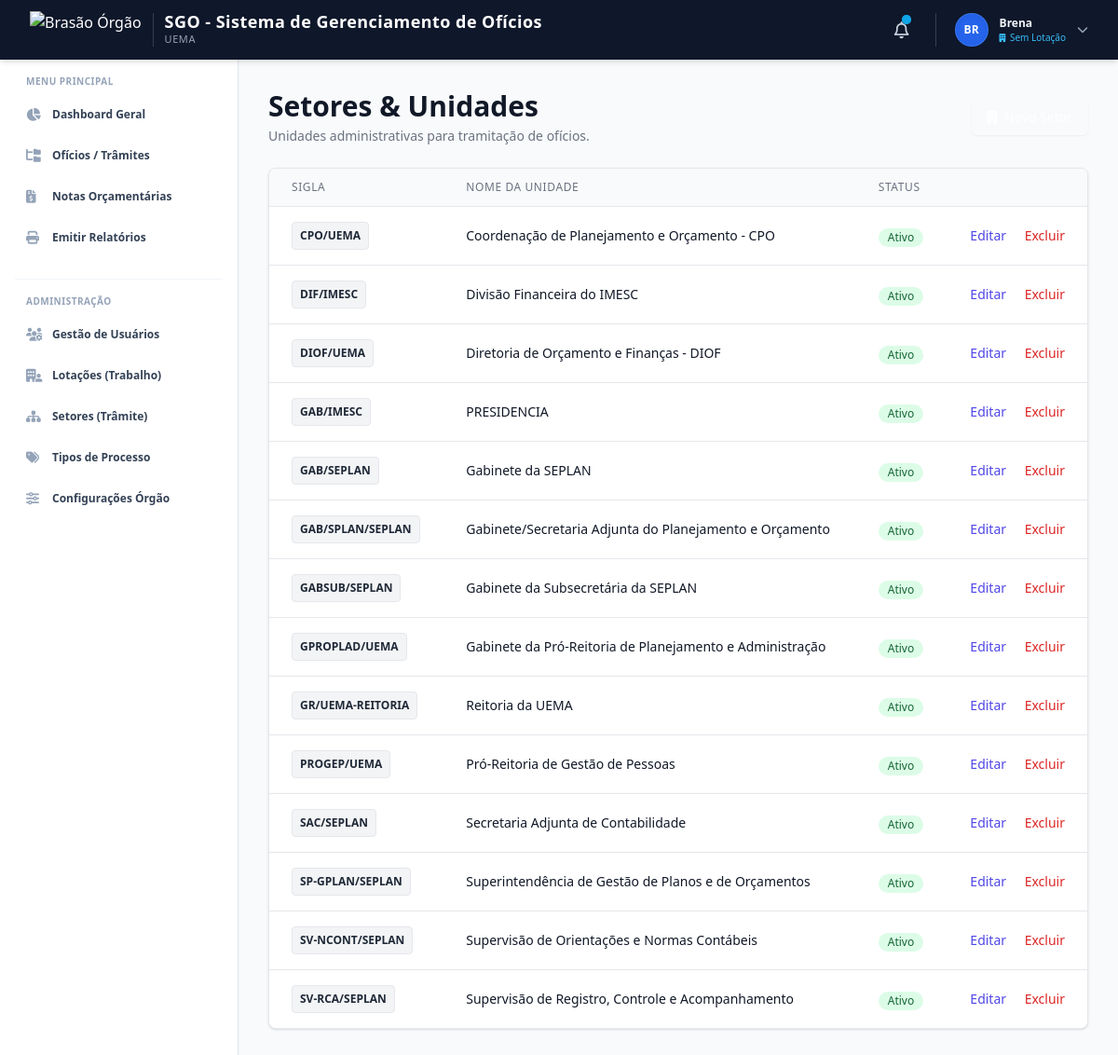
Screenshot of /admin/setores (signed in) with the database file from the repository.
### app/models.py (models this page shows, shortened)
class Configuracao(db.Model):
    __tablename__ = 'configuracoes'
    id = db.Column(db.Integer, primary_key=True)
    nome_sistema = db.Column(db.String(100), default='SGO')
    sigla_orgao = db.Column(db.String(20), default='UEMA')
    nome_departamento = db.Column(db.String(100), default='Coordenação de Planejamento e Orçamento')
    logo_url = db.Column(db.String(500), nullable=True, default='https://upload.wikimedia.org/wikipedia/commons/2/20/Bras%C3%A3o_UEMA.png')
    itens_por_pagina = db.Column(db.Integer, default=10)
    email_suporte = db.Column(db.String(120), nullable=True)
    modo_manutencao = db.Column(db.Boolean, default=False)

class User(UserMixin, db.Model):
    __tablename__ = 'users'
    id = db.Column(db.Integer, primary_key=True)
    nome = db.Column(db.String(100), nullable=False)
    email = db.Column(db.String(120), unique=True, nullable=False, index=True)
    password_hash = db.Column(db.String(256), nullable=False)
    perfil = db.Column(db.String(20), default='Usuario', nullable=False)
    ativo = db.Column(db.Boolean, default=True)
    lotacao_id = db.Column(db.Integer, db.ForeignKey('lotacoes.id'), nullable=True)
    created_at = db.Column(db.DateTime, default=datetime.datetime.now)
    updated_at = db.Column(db.DateTime, onupdate=datetime.datetime.now)
    oficios_criados = db.relationship('Oficio', backref='criador', lazy=True)
    setores_permitidos = db.relationship('Setor', secondary=usuario_setor, backref=db.backref('usuarios_vinculados', lazy='dynamic'))
    @property
    def password(self):
        """Impede a leitura direta da senha."""
        raise AttributeError('A senha não é um atributo legível!')

class Setor(db.Model):
    __tablename__ = 'setores'
    id = db.Column(db.Integer, primary_key=True)
    nome = db.Column(db.String(100), nullable=False)
    sigla = db.Column(db.String(20), nullable=False, unique=True)
    ativo = db.Column(db.Boolean, default=True)
    oficios_locais = db.relationship('Oficio', backref='setor_atual', lazy=True, foreign_keys='Oficio.setor_atual_id')
    oficios_emitidos = db.relationship('Oficio', backref='setor_emissor', lazy=True, foreign_keys='Oficio.setor_emissor_id')

### app/controllers/admin.py (the view)
@bp.route('/setores')
@login_required
@admin_required
def setores_list():
    setores = Setor.query.order_by(Setor.sigla).all()
    return render_template('admin/setores_list.html', setores=setores)

### app/templates/admin/setores_list.html (shortened to what this page needs)
{% extends "base/base.html" %}
{% block content %}
<div class="max-w-5xl mx-auto">
    <div class="md:flex md:items-center md:justify-between mb-6">
        <div class="flex-1 min-w-0">
            <h2 class="text-2xl font-bold leading-7 text-gray-900 sm:text-3xl sm:truncate">
                Setores & Unidades
            </h2>
            <p class="mt-1 text-sm text-gray-500">
                Unidades administrativas para tramitação de ofícios.
            </p>
        </div>
        <div class="mt-4 flex md:mt-0 md:ml-4">
            <a href="{{ url_for('admin.setor_create') }}" class="ml-3 inline-flex items-center px-4 py-2 border border-transparent rounded-md shadow-sm text-sm font-medium text-white bg-brand-600 hover:bg-brand-700">
                <i class="fas fa-building mr-2"></i> Novo Setor
            </a>
        </div>
    </div>
    <div class="bg-white shadow overflow-hidden sm:rounded-lg border border-gray-200">
        <div class="overflow-x-auto">
            <table class="min-w-full divide-y divide-gray-200">
                <thead class="bg-gray-50">
                    <tr>
                        <th scope="col" class="px-6 py-3 text-left text-xs font-medium text-gray-500 uppercase tracking-wider">Sigla</th>
                        <th scope="col" class="px-6 py-3 text-left text-xs font-medium text-gray-500 uppercase tracking-wider">Nome da Unidade</th>
                        <th scope="col" class="px-6 py-3 text-left text-xs font-medium text-gray-500 uppercase tracking-wider">Status</th>
                        <th scope="col" class="relative px-6 py-3"><span class="sr-only">Ações</span></th>
                    </tr>
                </thead>
                <tbody class="bg-white divide-y divide-gray-200">
                    {% for setor in setores %}
                    <tr class="hover:bg-gray-50 transition-colors">
                        <td class="px-6 py-4 whitespace-nowrap">
                            <span class="px-2 py-1 inline-flex text-xs leading-5 font-bold rounded bg-gray-100 text-gray-800 border border-gray-200">
                                {{ setor.sigla }}
                            </span>
                        </td>
                        <td class="px-6 py-4 whitespace-nowrap text-sm text-gray-900 font-medium">
                            {{ setor.nome }}
                        </td>
                        <td class="px-6 py-4 whitespace-nowrap">
                            {% if setor.ativo %}
                                <span class="inline-flex items-center px-2.5 py-0.5 rounded-full text-xs font-medium bg-green-100 text-green-800">
                                    Ativo
                                </span>
                            {% else %}
                                <span class="inline-flex items-center px-2.5 py-0.5 rounded-full text-xs font-medium bg-red-100 text-red-800">
                                    Inativo
                                </span>
                            {% endif %}
                        </td>
                        <td class="px-6 py-4 whitespace-nowrap text-right text-sm font-medium">
                            <a href="{{ url_for('admin.setor_edit', id=setor.id) }}" class="text-indigo-600 hover:text-indigo-900 mr-4">Editar</a>
                            <form action="{{ url_for('admin.setor_delete', id=setor.id) }}" method="POST" onsubmit="return confirm('Deseja excluir o setor {{ setor.sigla }}? Se houver ofícios vinculados, a exclusão será bloqueada.');" class="inline">
                                <button type="submit" class="text-red-600 hover:text-red-900 bg-transparent border-0 p-0 cursor-pointer">Excluir</button>
                            </form>
                        </td>
                    </tr>
                    {% else %}
                    <tr>
                        <td colspan="4" class="px-6 py-8 text-center text-gray-500">
                            Nenhum setor cadastrado.
                        </td>
                    </tr>
                    {% endfor %}
                </tbody>
            </table>
        </div>
    </div>
</div>
{% endblock %}

### app/templates/base/base.html (shortened to what this page needs)
<!DOCTYPE html>
<html lang="pt-br" class="h-full bg-slate-50">
<head>
    <script src="https://cdn.tailwindcss.com"></script>
    <link rel="stylesheet" href="https://cdnjs.cloudflare.com/ajax/libs/font-awesome/6.4.0/css/all.min.css">
    <link rel="stylesheet" href="{{ url_for('static', filename='css/style.css') }}">
</head>
<body class="h-full antialiased text-slate-700 bg-slate-50 font-sans" x-data="{ sidebarOpen: false }">
    <div class="min-h-full flex flex-col">
        <header class="bg-slate-900 text-white sticky top-0 z-30 shadow-md">
            <div class="px-4 sm:px-6 lg:px-8 h-16 flex items-center justify-between">
                <div class="flex items-center gap-4">
                    <a href="{{ url_for('main.index') }}" class="flex items-center gap-3 group">
                        <img src="{{ config_sistema.logo_url if config_sistema and config_sistema.logo_url else 'https://upload.wikimedia.org/wikipedia/commons/2/20/Bras%C3%A3o_UEMA.png' }}"
                             alt="Brasão Órgão"
                             class="h-10 w-auto object-contain transition-transform group-hover:scale-105">
                        <div class="border-l border-slate-700 pl-3">
                            <span class="font-bold text-lg leading-none block text-white tracking-wide">{{ config_sistema.nome_sistema if config_sistema else 'SGO' }}</span>
                            <span class="text-[11px] text-slate-400 block mt-0.5 uppercase tracking-wider font-medium">{{ config_sistema.sigla_orgao if config_sistema else 'UEMA' }}</span>
                        </div>
                    </a>
                </div>
                <div class="flex items-center gap-3 sm:gap-5">
                    <div class="relative" x-data="{ open: false }">
                        <button @click="open = !open"
                                type="button"
                                class="relative p-2 text-slate-300 hover:text-white hover:bg-slate-800 rounded-full focus:outline-none transition-colors">
                            <i class="fa-regular fa-bell text-lg"></i>
                            {% if notificacoes_count > 0 %}
                                <span class="absolute top-1.5 right-1.5 flex h-2.5 w-2.5">
                                  <span class="relative inline-flex rounded-full h-2.5 w-2.5 bg-sky-500"></span>
                                </span>
                            {% endif %}
                        </button>
                    </div>
                    {% if current_user.is_authenticated %}
                        <div class="relative border-l border-slate-700 pl-3 sm:pl-5" x-data="{ open: false }">
                            <button @click="open = !open" type="button" class="flex items-center gap-3 text-sm focus:outline-none group">
                                <div class="w-9 h-9 rounded-full bg-blue-600 text-white flex items-center justify-center font-bold text-xs uppercase shadow-inner border border-blue-400/30">
                                    {{ current_user.nome[:2] }}
                                </div>
                                <div class="hidden md:block text-left">
                                    <span class="font-semibold text-xs block text-slate-100 group-hover:text-white leading-none">{{ current_user.nome }}</span>
                                    <span class="text-[10px] text-sky-400 block mt-1 leading-none font-medium">
                                        <i class="fa-solid fa-building text-[9px] mr-0.5"></i>
                                        {{ current_user.lotacao_trabalho.sigla if current_user.lotacao_trabalho else 'Sem Lotação' }}
                                    </span>
                                </div>
                                <i class="fa-solid fa-chevron-down text-xs text-slate-400 group-hover:text-white transition-transform duration-200" :class="open ? 'rotate-180' : ''"></i>
                            </button>
                        </div>
                    {% endif %}
                </div>
            </div>
        </header>
        <div class="flex flex-1 relative">
            <aside class="w-64 bg-white border-r border-slate-200 flex-shrink-0 lg:block fixed lg:static inset-y-0 left-0 z-20 sidebar-transition transform lg:transform-none shadow-sm"
                   :class="sidebarOpen ? 'translate-x-0' : '-translate-x-full lg:translate-x-0'">
                <div class="p-4 space-y-6">
                    <div class="space-y-1">
                        <span class="px-3 text-[10px] font-bold tracking-wider text-slate-400 uppercase block mb-2">Menu Principal</span>
                        <a href="{{ url_for('main.index') }}" class="flex items-center gap-3 px-3 py-2.5 rounded-lg text-xs font-semibold text-slate-700 hover:bg-slate-100 hover:text-blue-600 transition-colors">
                            <i class="fa-solid fa-chart-pie text-slate-400 w-4 text-sm"></i> Dashboard Geral
                        </a>
                        <a href="{{ url_for('oficios.list') }}" class="flex items-center gap-3 px-3 py-2.5 rounded-lg text-xs font-semibold text-slate-700 hover:bg-slate-100 hover:text-blue-600 transition-colors">
                            <i class="fa-solid fa-folder-tree text-slate-400 w-4 text-sm"></i> Ofícios / Trâmites
                        </a>
                        <a href="{{ url_for('notas.list') }}" class="flex items-center gap-3 px-3 py-2.5 rounded-lg text-xs font-semibold text-slate-700 hover:bg-slate-100 hover:text-blue-600 transition-colors">
                            <i class="fa-solid fa-file-invoice-dollar text-slate-400 w-4 text-sm"></i> Notas Orçamentárias
                        </a>
                        <a href="{{ url_for('main.relatorio_geral') }}" class="flex items-center gap-3 px-3 py-2.5 rounded-lg text-xs font-semibold text-slate-700 hover:bg-slate-100 hover:text-blue-600 transition-colors">
                            <i class="fa-solid fa-print text-slate-400 w-4 text-sm"></i> Emitir Relatórios
                        </a>
                    </div>
                    {% if current_user.is_authenticated and current_user.perfil == 'Administrador' %}
                        <div class="space-y-1 border-t border-slate-100 pt-4">
                            <span class="px-3 text-[10px] font-bold tracking-wider text-slate-400 uppercase block mb-2">Administração</span>
                            <a href="{{ url_for('admin.users_list') }}" class="flex items-center gap-3 px-3 py-2.5 rounded-lg text-xs font-semibold text-slate-700 hover:bg-slate-100 hover:text-blue-600 transition-colors">
                                <i class="fa-solid fa-users-gear text-slate-400 w-4 text-sm"></i> Gestão de Usuários
                            </a>
                            <a href="{{ url_for('admin.lotacoes_list') }}" class="flex items-center gap-3 px-3 py-2.5 rounded-lg text-xs font-semibold text-slate-700 hover:bg-slate-100 hover:text-blue-600 transition-colors">
                                <i class="fa-solid fa-building-user text-slate-400 w-4 text-sm"></i> Lotações (Trabalho)
                            </a>
                            <a href="{{ url_for('admin.setores_list') }}" class="flex items-center gap-3 px-3 py-2.5 rounded-lg text-xs font-semibold text-slate-700 hover:bg-slate-100 hover:text-blue-600 transition-colors">
                                <i class="fa-solid fa-sitemap text-slate-400 w-4 text-sm"></i> Setores (Trâmite)
                            </a>
                            <a href="{{ url_for('admin.tipos_list') }}" class="flex items-center gap-3 px-3 py-2.5 rounded-lg text-xs font-semibold text-slate-700 hover:bg-slate-100 hover:text-blue-600 transition-colors">
                                <i class="fa-solid fa-tags text-slate-400 w-4 text-sm"></i> Tipos de Processo
                            </a>
                            <a href="{{ url_for('admin.configuracoes') }}" class="flex items-center gap-3 px-3 py-2.5 rounded-lg text-xs font-semibold text-slate-700 hover:bg-slate-100 hover:text-blue-600 transition-colors">
                                <i class="fa-solid fa-sliders text-slate-400 w-4 text-sm"></i> Configurações Órgão
                            </a>
                        </div>
                    {% endif %}
                </div>
            </aside>
            <main class="flex-1 p-4 sm:p-6 lg:p-8 overflow-y-auto w-full">
                {% block content %}{% endblock %}
            </main>
        </div>
    </div>
</body>
</html>

### rows the page displays
Configuracao: nome_sistema "SGO - Sistema de Gerenciamento de Ofícios", sigla_orgao "UEMA"
User: nome "BR", nome "Brena"
Setor: sigla "CPO/UEMA", nome "Coordenação de Planejamento e Orçamento - CPO", ativo "Ativo"
Setor: sigla "DIF/IMESC", nome "Divisão Financeira do IMESC", ativo "Ativo"
Setor: sigla "DIOF/UEMA", nome "Diretoria de Orçamento e Finanças - DIOF", ativo "Ativo"
Setor: sigla "GAB/IMESC", nome "PRESIDENCIA", ativo "Ativo"
Setor: sigla "GAB/SEPLAN", nome "Gabinete da SEPLAN", ativo "Ativo"
Setor: sigla "GAB/SPLAN/SEPLAN", nome "Gabinete/Secretaria Adjunta do Planejamento e Orçamento", ativo "Ativo"
Setor: sigla "GABSUB/SEPLAN", nome "Gabinete da Subsecretária da SEPLAN", ativo "Ativo"
Setor: sigla "GPROPLAD/UEMA", nome "Gabinete da Pró-Reitoria de Planejamento e Administração", ativo "Ativo"
Setor: sigla "GR/UEMA-REITORIA", nome "Reitoria da UEMA", ativo "Ativo"
Setor: sigla "PROGEP/UEMA", nome "Pró-Reitoria de Gestão de Pessoas", ativo "Ativo"
Setor: sigla "SAC/SEPLAN", nome "Secretaria Adjunta de Contabilidade", ativo "Ativo"
Setor: sigla "SP-GPLAN/SEPLAN", nome "Superintendência de Gestão de Planos e de Orçamentos", ativo "Ativo"
Setor: sigla "SV-NCONT/SEPLAN", nome "Supervisão de Orientações e Normas Contábeis", ativo "Ativo"
Setor: sigla "SV-RCA/SEPLAN", nome "Supervisão de Registro, Controle e Acompanhamento", ativo "Ativo"
